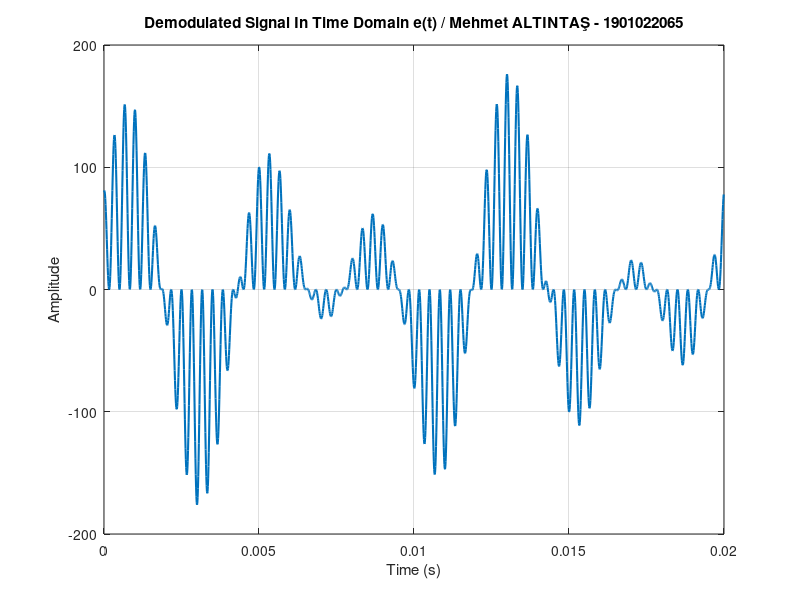
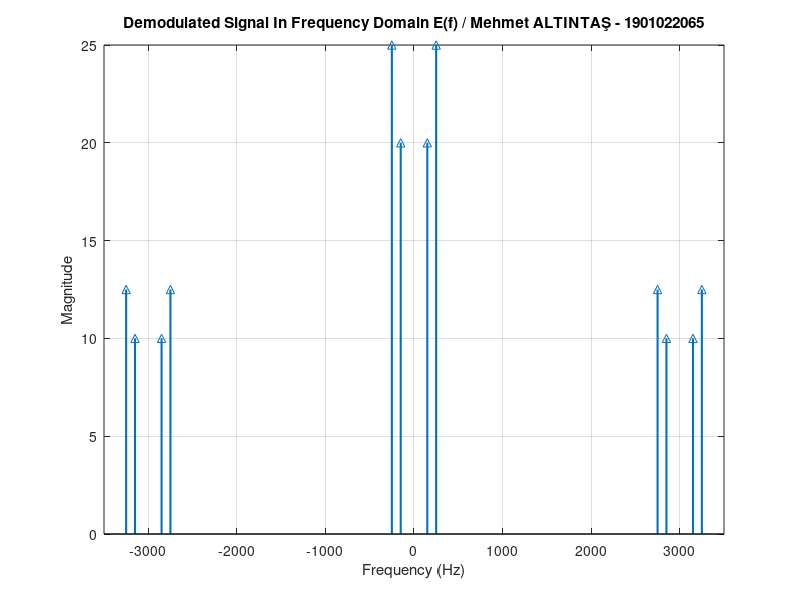

Source code (MATLAB) for these figures, in order:
% Mehmet ALTINTAŞ - 1901022065
% ELEC 361 PROJE - PROBLEM B - OPTION II

% Parameters
f1 = 150;     % Message frequency 1 in Hz
f2 = 250;     % Message frequency 2 in Hz
A1 = 8;       % Amplitude for cos(2*pi*150*t)
A2 = 10;      % Amplitude for sin(2*pi*250*t)

fc = 1500;    % Carrier frequency in Hz
Ac = 10;      % Carrier amplitude

% Time settings
T = 1/50;         % One period of the combined baseband signal (0.02 s)
Fs = 100000;      % High sampling rate for better resolution (100 kHz)
t = 0:1/Fs:T-1/Fs; % Time vector

% Message and carrier signals
m = (A1*cos(2*pi*f1*t) + A2*sin(2*pi*f2*t)); % Message signal
c = Ac*cos(2*pi*fc*t);                      % Carrier signal

% DSB-SC Modulated signal
y = m .* c;

% Demodulator carrier
c_hat = cos(2*pi*1500*t); % Given as cos(3000*pi*t)

% Signal at the input of LPF (mixer output)
e = y .* c_hat;

% Plot the time-domain signal at LPF input
figure;
plot(t, e, 'LineWidth', 1.5);
xlabel('Time (s)');
ylabel('Amplitude');
title('Demodulated Signal In Time Domain e(t) / Mehmet ALTINTAŞ - 1901022065');
grid on;

% Compute spectrum via FFT
N = length(e);
E = fft(e);
E_mag = abs(E)/N;           % Normalize the magnitude

% Frequency axis for plotting (two-sided)
f_axis = (-N/2:N/2-1)*(Fs/N);

% Shift FFT for plotting
E_mag_shifted = fftshift(E_mag);

% Define a threshold to remove near-zero amplitudes
threshold = 1e-3;            

% Identify indices where magnitude is above the threshold
nonzero_indices = E_mag_shifted > threshold;

% Filter the frequency axis and magnitude spectrum
f_axis_nonzero = f_axis(nonzero_indices);
E_mag_nonzero = E_mag_shifted(nonzero_indices);

% Plot the magnitude spectrum (two-sided)
figure;
stem(f_axis_nonzero, E_mag_nonzero, '^', 'LineWidth', 1.5);
xlabel('Frequency (Hz)');
ylabel('Magnitude');
title('Demodulated Signal In Frequency Domain E(f) / Mehmet ALTINTAŞ - 1901022065');
xlim([-3500 3500]);          % Focus on frequencies up to ±3500 Hz
grid on;
